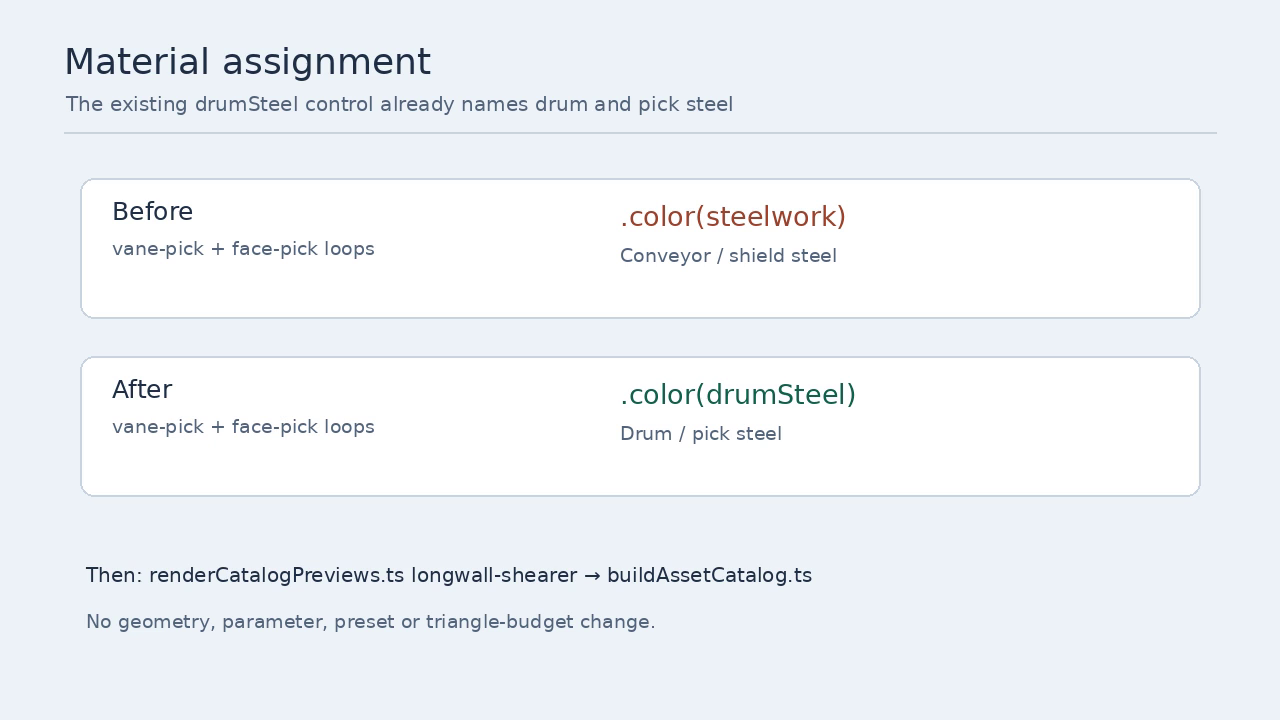
#> input picture artifacts/catalog-demos/mining-longwall-shearer-pick-material-review-20261113/verification/video-assignment-frame.png, 1280 x 720 px, given in place of case-taper.png, which was not available
$ python make_demo.py
#> lines starting #> are read from the running program, lines starting #| are printed output that depends on the picture
#!/usr/bin/env python3
# SPDX-License-Identifier: MIT
# Copyright (c) 2026 Andrii Shylenko and kernelCAD contributors

from pathlib import Path
import re
import subprocess

from PIL import Image, ImageDraw, ImageFont, ImageOps

HERE = Path(__file__).resolve().parent
SLIDES = HERE / "slides"
VIDEO = HERE / "beverage-case-taper-tape-head-material-review.mp4"
SIZE = (1280, 720)
BG = "#edf2f6"
INK = "#22354a"
MUTED = "#52687e"
PANEL = "#ffffff"
ACCENT = "#2c6f94"
FONT = "/usr/share/fonts/truetype/dejavu/DejaVuSans.ttf"
FONT_BOLD = "/usr/share/fonts/truetype/dejavu/DejaVuSans-Bold.ttf"
FONT_MONO = "/usr/share/fonts/truetype/dejavu/DejaVuSansMono.ttf"


def font(size: int, bold: bool = False, mono: bool = False) -> ImageFont.FreeTypeFont:
    path = FONT_MONO if mono else FONT_BOLD if bold else FONT
    return ImageFont.truetype(path, size)


def canvas(title: str, subtitle: str | None = None) -> tuple[Image.Image, ImageDraw.ImageDraw]:
    image = Image.new("RGB", SIZE, BG)
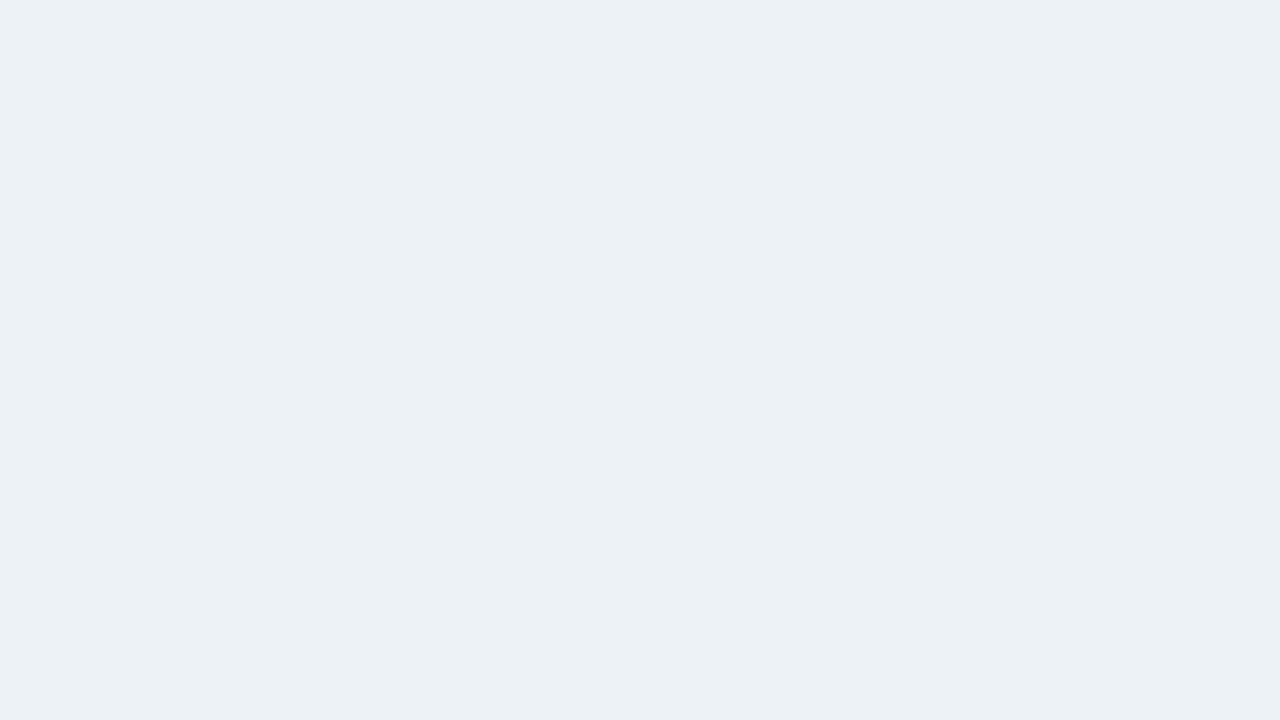
#> image: PIL image 1280x720 RGB; mean R, G, B 237, 242, 246
    draw = ImageDraw.Draw(image)
    draw.text((52, 30), title, fill=INK, font=font(35, bold=True))
    draw.line((52, 86, 1228, 86), fill="#c6d2dc", width=2)
    if subtitle:
        draw.text((54, 98), subtitle, fill=MUTED, font=font(20))
    return image, draw


# [52 lines left out: functions wrapped, place_image, verification_summary, not called in this run]


def make_slides() -> None:
    SLIDES.mkdir(parents=True, exist_ok=True)
    samples = [
        ("Case taper", "previews/before/case-taper.png"),
        ("Bottle date coder", "samples/bottle-date-coder.png"),
        ("Cap torque head", "samples/cap-torque-head.png"),
        ("Vision inspection arch", "samples/vision-inspection-arch.png"),
        ("Neck-handling air conveyor", "samples/neck-handling-air-conveyor.png"),
    ]
    image, draw = canvas("Beverage manufacturing: five preview audit", "Local default previews · one unresolved material mismatch selected")
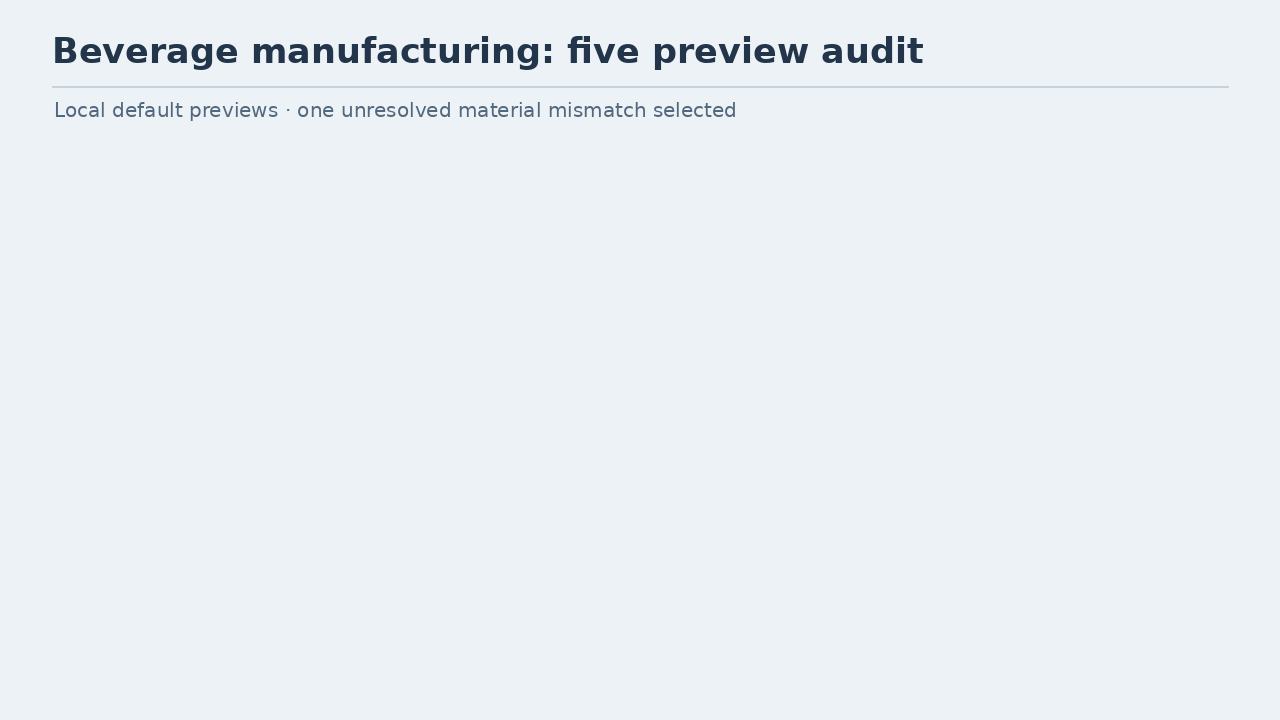
#> image: PIL image 1280x720 RGB; mean R, G, B 234.4, 239.6, 243.8
    positions = [(48, 145), (454, 145), (860, 145), (251, 416), (657, 416)]
    for (label, relative), (x, y) in zip(samples, positions, strict=True):
        draw.rounded_rectangle((x, y, x + 372, y + 242), radius=12, fill=PANEL, outline="#c6d2dc", width=2)
        draw.text((x + 14, y + 9), label, fill=INK, font=font(19, bold=True))
        source = Image.open(HERE / relative).convert("RGB")
#> source is the input picture: PIL image 1280x720 RGB; mean R, G, B 238.9, 242.5, 246.8
        fitted = ImageOps.contain(source, (336, 190))
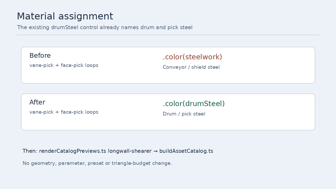
#> fitted: PIL image 336x189 RGB; mean R, G, B 238.9, 242.5, 246.8
        image.paste(fitted, (x + (372 - fitted.width) // 2, y + 41 + (190 - fitted.height) // 2))
#> pass 2 of the loop in make_slides, `for (label, relative), (x, y) in zip(samples, positions, strict=True):`:
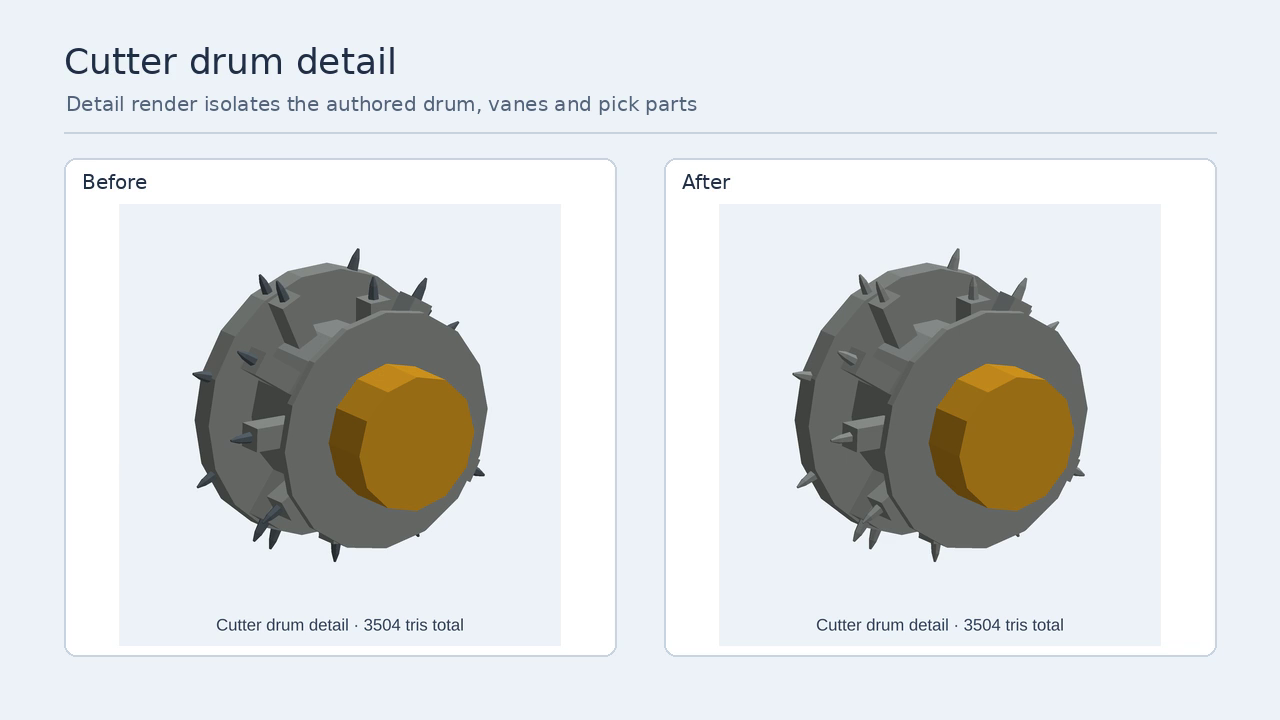
#> input picture artifacts/catalog-demos/mining-longwall-shearer-pick-material-review-20261113/verification/video-detail-frame.png, 1280 x 720 px, given in place of bottle-date-coder.png, which was not available
#> in make_slides, source is the input picture: PIL image 1280x720 RGB; mean R, G, B 220, 222.3, 223.4
#> in make_slides, `image.paste(fitted, (x + (372 - fitted.width) // 2, y + 41 + (190 - fi..`:
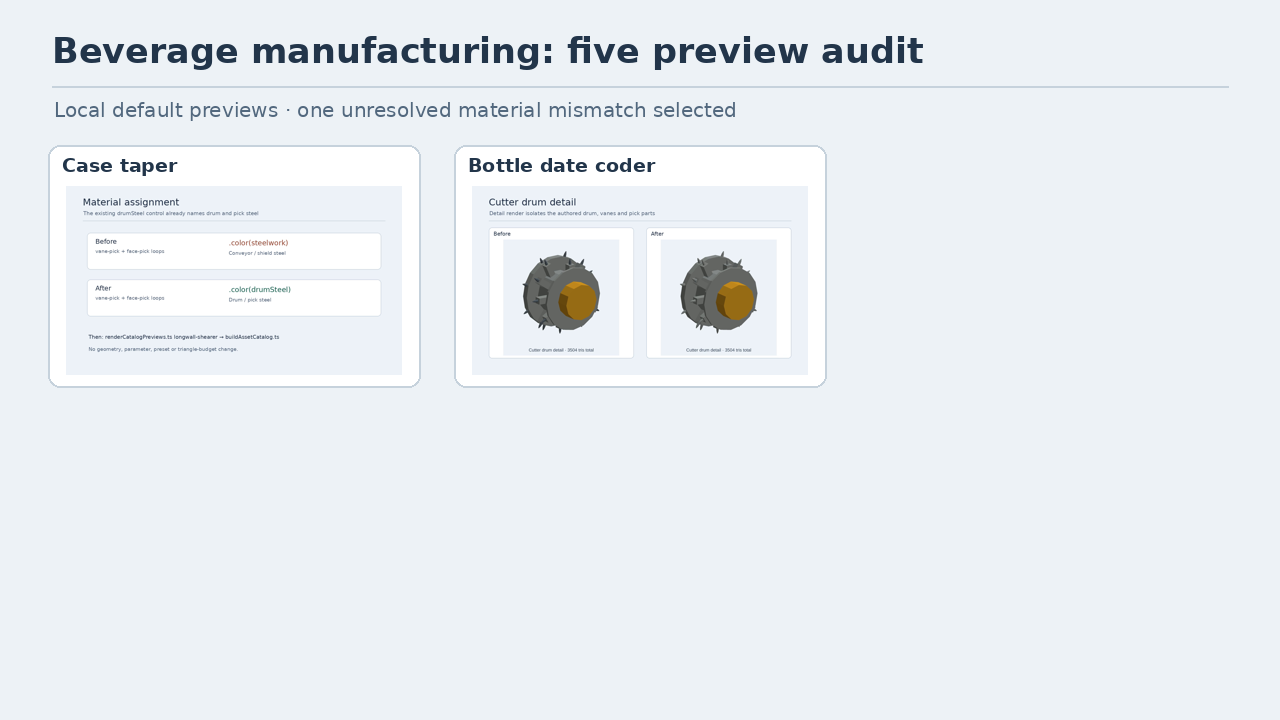
#> image: PIL image 1280x720 RGB; mean R, G, B 233.7, 238.4, 242.3
    image.save(SLIDES / "01-five-preview-audit.png")

    image, draw = canvas("Before · case taper", "176 triangles · the tape head uses the food-polymer color")
    place_image(image, HERE / "previews/before/case-taper.png", (58, 148, 560, 520))
    draw.text((680, 194), "Observed role mismatch", fill=ACCENT, font=font(26, bold=True))
    y = wrapped(draw, "The component-name rule sees “tape” in tape-head and assigns foodPolymer.", 680, 244, 525, 25)
    y = wrapped(draw, "The tan tape-roll already has its own polypropylene packingTape control. The head is the separate metal application assembly.", 680, y + 15, 525, 24)
    wrapped(draw, "Four other new previews were checked and left unchanged; their recorded silhouette notes are in the ledger.", 680, y + 15, 525, 22, MUTED)
    image.save(SLIDES / "02-before.png")

    image, draw = canvas("Source change · one material assignment", "The roll and the head keep distinct roles")
    draw.rounded_rectangle((70, 160, 1210, 548), radius=16, fill="#182633")
    y = 204
    rows = [
        ("Before", "tape-head → /tape/ → foodPolymer", "#f6c34b"),
        ("After", "tape-head → stainlessSteel", "#9ed3a8"),
        ("Retained", "tape-roll → packingTape", "#9ed3a8"),
    ]
    for label, snippet, color in rows:
        draw.text((112, y), label, fill="#9fc7dc", font=font(22, bold=True))
        draw.text((300, y - 2), snippet, fill=color, font=font(24, mono=True))
        y += 102
    draw.text((82, 604), "No geometry, scale, triangle count, knobs, or presets changed.", fill=INK, font=font(22))
    image.save(SLIDES / "03-source-material.png")

    image, draw = canvas("After · case taper", "176 triangles / 2,200 budget · the head now has the metal finish")
    place_image(image, HERE / "previews/after/case-taper.png", (58, 148, 560, 520))
    draw.text((680, 194), "Result", fill=ACCENT, font=font(26, bold=True))
    y = wrapped(draw, "The head now shares the existing stainlessSteel palette. The tan tape roll remains packingTape.", 680, 244, 525, 25)
    y = wrapped(draw, "The preview still reads as the same gantry, split belts, head, and roll; only the selected finish changed.", 680, y + 15, 525, 24)
    wrapped(draw, "This is a local software preview, not process simulation or a manufacturing acceptance claim.", 680, y + 15, 525, 22, MUTED)
    image.save(SLIDES / "04-after.png")

    image, draw = canvas("Local verification", "Source, preview, GLB regression, and generated catalog index")
    y = 146
    for item in verification_summary():
        draw.ellipse((80, y + 8, 98, y + 26), fill=ACCENT)
        y = wrapped(draw, item, 118, y, 1080, 19) + 10
    draw.rounded_rectangle((68, 546, 1210, 666), radius=12, fill="#dce7ee")
    wrapped(draw, "The public catalog remains on its published baseline because this feature branch is not deployed. The video shows local software rendering and exported-GLB regression only; no process simulation or hardware acceptance.", 92, 565, 1090, 19, MUTED)
    image.save(SLIDES / "05-verification.png")


# [20 lines left out: function make_video, not called in this run]


if __name__ == "__main__":
#> (the run stopped early here; a loop or call above may not have finished)
